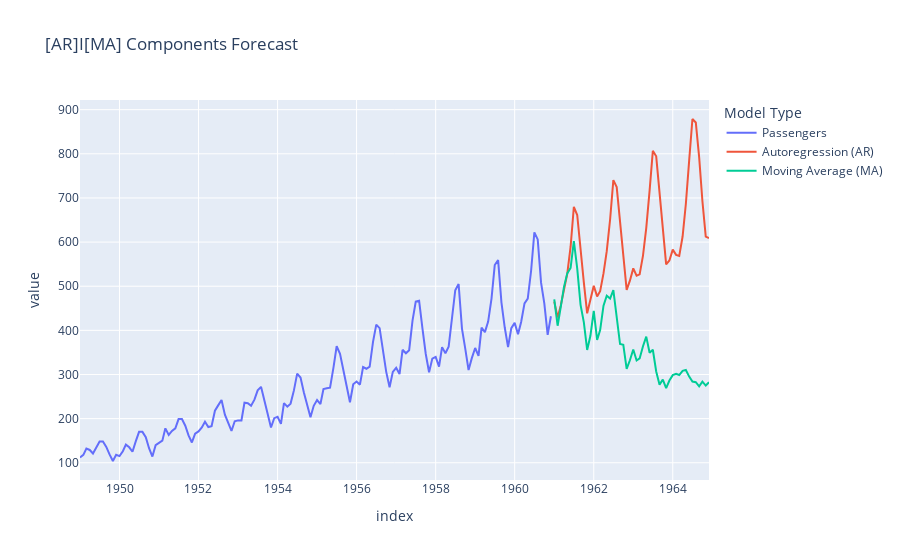

Source (notebook cell):
### Markdown cell above
### Moving Average (MA)

### Code cell
from statsmodels.tsa.arima.model import ARIMA #!

def ma_forecast(data, order, horizon):
    model = ARIMA(data, order=(0, 0, order))
    model_fit = model.fit()
    forecast = model_fit.predict(start=len(data), end=len(data)+horizon-1)
    return forecast

df_forecast_arima_components['Moving Average (MA)'] = ma_forecast(data, horizon, horizon)

fig = pd.concat([df_passengers, df_forecast_arima_components]).plot(title='[AR]I[MA] Components Forecast')
fig = fig.update_layout(legend_title_text='Model Type')
fig

### Figure 1 — Plotly figure (JSON) as saved in the notebook; plotly's stock layout.template omitted (floating-point values rounded to 4 significant figures; data arrays with more than 128 entries replaced by an {"elided": "..."} marker saying what was removed)
{"data": [{"hovertemplate": "variable=Passengers<br>index=%{x}<br>value=%{y}<extra></extra>", "legendgroup": "Passengers", "line": {"color": "#636efa", "dash": "solid"}, "marker": {"symbol": "circle"}, "mode": "lines", "name": "Passengers", "orientation": "v", "showlegend": true, "type": "scatter", "x": {"elided": "192 str values"}, "xaxis": "x", "y": {"elided": "192 int values"}, "yaxis": "y"}, {"hovertemplate": "variable=Autoregression (AR)<br>index=%{x}<br>value=%{y}<extra></extra>", "legendgroup": "Autoregression (AR)", "line": {"color": "#EF553B", "dash": "solid"}, "marker": {"symbol": "circle"}, "mode": "lines", "name": "Autoregression (AR)", "orientation": "v", "showlegend": true, "type": "scatter", "x": {"elided": "192 str values"}, "xaxis": "x", "y": {"elided": "192 float values"}, "yaxis": "y"}, {"hovertemplate": "variable=Moving Average (MA)<br>index=%{x}<br>value=%{y}<extra></extra>", "legendgroup": "Moving Average (MA)", "line": {"color": "#00cc96", "dash": "solid"}, "marker": {"symbol": "circle"}, "mode": "lines", "name": "Moving Average (MA)", "orientation": "v", "showlegend": true, "type": "scatter", "x": {"elided": "192 str values"}, "xaxis": "x", "y": {"elided": "192 float values"}, "yaxis": "y"}], "layout": {"autosize": true, "legend": {"title": {"text": "Model Type"}, "tracegroupgap": 0}, "title": {"text": "[AR]I[MA] Components Forecast"}, "xaxis": {"anchor": "y", "autorange": true, "domain": [0, 1], "range": ["1949-01-01", "1964-12-01"], "title": {"text": "index"}, "type": "date"}, "yaxis": {"anchor": "x", "autorange": true, "domain": [0, 1], "range": [60.95, 921.9], "title": {"text": "value"}, "type": "linear"}}}
